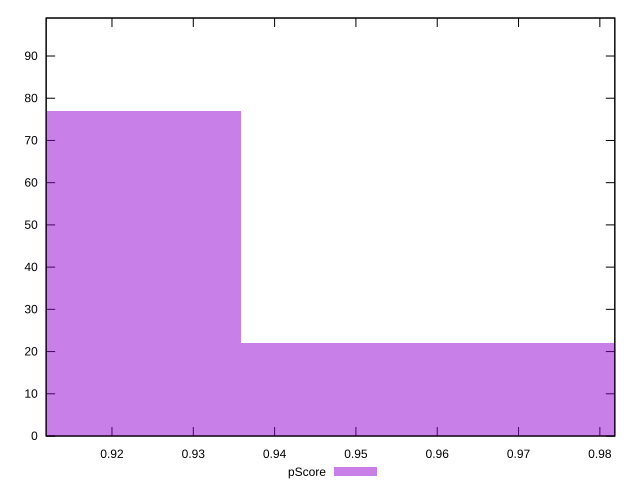

Source code (gnuplot):
reset

$pScore <<EOF
0.9704726035458687 22
0.9011531318640209 77
EOF

set key outside below
set boxwidth 0.06931947168184777
set xrange [0.9119035147238882:0.9818408984193125]
set yrange [0:99]
set trange [0:99]
set style fill transparent solid 0.5 noborder
set terminal svg size 640, 490 enhanced background rgb 'white'
set output "report/report_00029_2021-02-24T13-36-40.390Z/dom-size/samples/card/pScore/histogram.svg"

plot $pScore title "pScore" with boxes

reset
